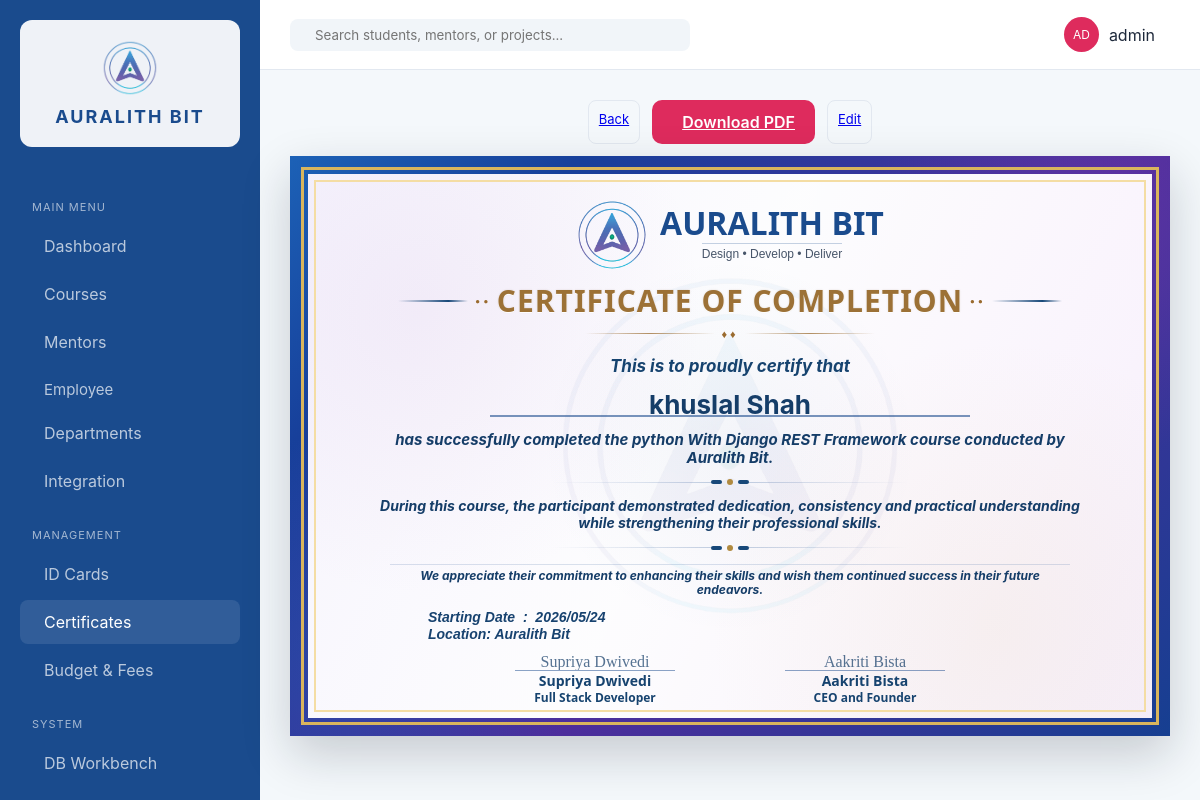
Screenshot of /certificates/5/ (signed in) with the database file from the repository.
### erp_app/models.py (models this page shows, shortened)
class Certificate(models.Model):
    CERTIFICATE_TYPES = [
        ('course', 'Course'),
        ('internship', 'Internship'),
        ('workshop', 'Workshop'),
    ]
    STATUS_CHOICES = [
        ('issued', 'Issued'),
        ('pending', 'Pending'),
        ('revoked', 'Revoked'),
    ]
    student = models.ForeignKey(Student, on_delete=models.CASCADE, related_name='certificates')
    course = models.ForeignKey(Course, on_delete=models.SET_NULL, null=True, blank=True, related_name='certificates')
    certificate_type = models.CharField(max_length=20, choices=CERTIFICATE_TYPES)
    certificate_number = models.CharField(max_length=50, unique=True, editable=False)
    issue_date = models.DateField(auto_now_add=True)
    status = models.CharField(max_length=20, choices=STATUS_CHOICES, default='issued')
    file = models.FileField(upload_to='certificates/', null=True, blank=True)
    program_title = models.CharField(max_length=255, blank=True, help_text='Course, workshop, internship, or certificate program title')
    program_start_date = models.CharField(max_length=40, blank=True, help_text='Display value for the start date, e.g. 2082/11/25')
    location = models.CharField(max_length=150, default='Auralith Bit', blank=True)
    internship_details = models.TextField(blank=True, help_text='Project description, duration, or other internship details')
    authorized_signer_name = models.CharField(max_length=150, default='Supriya Dwivedi', blank=True)
    authorized_signer_title = models.CharField(max_length=150, default='Full Stack Developer', blank=True)
    authorized_signature_text = models.CharField(max_length=150, blank=True, help_text='Optional digital signature text for the dynamic signer')
    created_at = models.DateTimeField(auto_now_add=True)
    class Meta:
        ordering = ['-issue_date']
        permissions = [
            ('can_issue_certificates', 'Can issue certificates'),
        ]
    @property
    def ceo_founder_name(self):
        return 'Aakriti Bista'
    @property
    def ceo_founder_title(self):
        return 'CEO and Founder'
    @property
    def ceo_founder_signature(self):
        return 'Aakriti Bista'
    @property
    def dynamic_signature(self):
        return self.authorized_signature_text or self.authorized_signer_name or 'Authorized Signature'
    @property
    def display_program_title(self):
        if self.program_title:
            return self.program_title
        if self.course:
            return self.course.name
        if self.certificate_type == 'internship':
            return 'Internship Program'
        return self.get_certificate_type_display()
    @property
    def certificate_heading(self):
        if self.certificate_type == 'internship':
            return 'Certificate of Internship'
        return 'Certificate of Completion'
    @property
    def completion_sentence(self):
        if self.certificate_type == 'workshop':
            return f'has successfully completed the {self.display_program_title} workshop conducted by Auralith Bit.'
        if self.certificate_type == 'internship':
            return f'has successfully completed the {self.display_program_title} at Auralith Bit.'
        return f'has successfully completed the {self.display_program_title} course conducted by Auralith Bit.'
    @property
    def certificate_body(self):
        if self.certificate_type == 'workshop':
            return 'During this workshop, the participant demonstrated dedication, creativity and enthusiasm while learning essential frontend development concepts including HTML, CSS and JavaScript along with practical implementation to build responsive and interactive web interfaces.'
        if self.certificate_type == 'internship':
            return self.internship_details or 'During this internship, the participant demonstrated professionalism, technical ability and commitment while contributing to assigned work.'
        return 'During this course, the participant demonstrated dedication, consistency and practical understanding while strengthening their professional skills.'

class Student(models.Model):
    user = models.OneToOneField(User, on_delete=models.CASCADE, null=True, blank=True, related_name='student_profile')
    name = models.CharField(max_length=200)
    email = models.EmailField(unique=True)
    phone = models.CharField(max_length=20, blank=True)
    enrolled_date = models.DateField(auto_now_add=True)
    is_intern = models.BooleanField(default=False)
    class Meta:
        ordering = ['name']

class Course(models.Model):
    STATUS_CHOICES = [
        ('live', 'Live'),
        ('upcoming', 'Upcoming'),
        ('enrollment', 'Enrollment'),
        ('completed', 'Completed'),
    ]
    CATEGORY_CHOICES = [
        ('development', 'Development'),
        ('design', 'UI/UX'),
        ('qa', 'Digital Marketing'),
        ('marketing', 'Graphic Designing'),
    ]
    name = models.CharField(max_length=200)
    mentor = models.ForeignKey(Mentor, on_delete=models.SET_NULL, null=True, blank=True)
    category = models.CharField(max_length=50, choices=CATEGORY_CHOICES, default='development')
    duration_weeks = models.PositiveIntegerField(default=8)
    status = models.CharField(max_length=20, choices=STATUS_CHOICES, default='enrollment')
    description = models.TextField(blank=True)
    syllabus = models.FileField(upload_to='syllabi/', null=True, blank=True)
    students_count = models.PositiveIntegerField(default=0)
    completion_percent = models.PositiveIntegerField(default=0)
    created_at = models.DateTimeField(auto_now_add=True)
    class Meta:
        ordering = ['-created_at']

### erp_app/views.py (the view)
# urls.py: path('certificates/<int:cert_id>/', views.preview_certificate, name='preview_certificate'),
@login_required
def preview_certificate(request, cert_id):
    cert = get_object_or_404(Certificate.objects.select_related('student', 'course'), id=cert_id)
    if not has_role(request.user, SUPER_ADMIN, TEACHING_STAFF, NORMAL_STAFF):
        if not hasattr(request.user, 'student_profile') or request.user.student_profile != cert.student:
            messages.error(request, 'You do not have access to this certificate.')
            return redirect('certificates')
    if cert.certificate_type == 'workshop':
        template_name = 'erp_app/certificate_preview_workshop.html'
    elif cert.certificate_type == 'course':
        template_name = 'erp_app/certificate_preview_course.html'
    else:
        template_name = 'erp_app/certificate_preview_internship.html'
    context = {
        'certificate': cert,
        'is_admin': has_role(request.user, SUPER_ADMIN) or request.user.has_perm('erp_app.can_issue_certificates'),
    }
    return render(request, template_name, context)

### erp_app/templates/erp_app/certificate_preview_course.html (shortened to what this page needs)
{% extends 'erp_app/base.html' %}
{% block content %}
{% include 'erp_app/certificate_preview_base.html' %}
{% endblock %}

### erp_app/templates/erp_app/base.html (shortened to what this page needs)
<!DOCTYPE html>
{% load static %}
<html lang="en">
<head>
    <link rel="stylesheet" href="{% static 'erp_app/css/style.css' %}">
</head>
<body>
    <div class="app-container">
        <aside class="sidebar">
            <div class="brand">
                <img src="{% static 'erp_app/images/AURALITH_logo.png' %}" alt="Auralith Bit Logo" class="sidebar-logo" width="56" height="56">
                <h2>AURALITH BIT</h2>
            </div>
            <nav>
                <p class="nav-label">Main Menu</p>
                <a href="{% url 'dashboard' %}" {% if request.resolver_match.url_name == 'dashboard' %}class="active"{% endif %}> Dashboard</a>
                {% if is_any_staff or is_student or is_intern %}
                <a href="{% url 'courses' %}" {% if request.resolver_match.url_name == 'courses' %}class="active"{% endif %}> Courses</a>
                {% endif %}
                {% if is_teaching_staff or is_super_admin or is_intern or is_student %}
                <a href="{% url 'mentors' %}" {% if request.resolver_match.url_name == 'mentors' %}class="active"{% endif %}> Mentors</a>
                {% endif %}
                {% if is_any_staff or is_intern %}
                <div class="dropdown">
                    <button class="dropdown-btn">
                        <span> Employee</span>
                    </button>
                </div>
                {% endif %}
                {% if is_normal_staff or is_super_admin or is_teaching_staff %}
                <a href="{% url 'departments' %}" {% if request.resolver_match.url_name == 'departments' %}class="active"{% endif %}> Departments</a>
                {% endif %}
                {% if is_any_staff %}
                <a href="{% url 'integration' %}" {% if request.resolver_match.url_name == 'integration' %}class="active"{% endif %}> Integration</a>
                {% endif %}
                <p class="nav-label">Management</p>
                {% if is_normal_staff or is_super_admin or is_teaching_staff %}
                <a href="{% url 'id_generation' %}" {% if request.resolver_match.url_name == 'id_generation' %}class="active"{% endif %}> ID Cards</a>
                {% endif %}
                {% if is_any_staff or is_student or is_intern %}
                <a href="{% url 'certificates' %}" {% if request.resolver_match.url_name == 'certificates' or request.resolver_match.url_name == 'issue_certificate' or request.resolver_match.url_name == 'preview_certificate' %}class="active"{% endif %}> Certificates</a>
                {% endif %}
                {% if is_normal_staff or is_super_admin or is_teaching_staff %}
                <a href="{% url 'budget_fees' %}" {% if request.resolver_match.url_name == 'budget_fees' %}class="active"{% endif %}> Budget & Fees</a>
                {% endif %}
                {% if is_super_admin %}
                <p class="nav-label">System</p>
                <a href="{% url 'workbench' %}" {% if request.resolver_match.url_name == 'workbench' %}class="active"{% endif %}> DB Workbench</a>
                {% endif %}
            </nav>
        </aside>
        <main class="workspace">
            <header class="top-nav">
                <form class="search-box" method="get" action="{% url 'search' %}" autocomplete="off">
                    <input type="text" name="q" id="globalSearch" placeholder="Search students, mentors, or projects..." value="{{ request.GET.q|default_if_none:'' }}" autocomplete="off">
                </form>
                <div class="user-profile" style="position:relative;display:flex;align-items:center;gap:10px;">
                    <div class="avatar">{{ user_initials }}</div>
                    <span>{{ request.user.get_full_name|default:request.user.username }}</span>
                </div>
            </header>
            <div class="content">
                {% block content %}{% endblock %}
            </div>
        </main>
    </div>
</body>
</html>

### erp_app/templates/erp_app/certificate_preview_base.html (shortened to what this page needs)
{% load static %}
<div class="certificate-wrapper">
    {% if not is_pdf %}
    <div class="certificate-actions">
        <a href="{% url 'certificates' %}" class="btn-outline"> Back</a>
        <a href="{% url 'download_certificate' certificate.id %}" class="btn-primary"> Download PDF</a>
        {% if is_admin %}
        <a href="{% url 'admin:erp_app_certificate_change' certificate.id %}" class="btn-outline"> Edit</a>
        {% endif %}
    </div>
    {% endif %}
    <section class="auralith-certificate">
        <div class="certificate-panel">
            <img class="watermark" src="{% static 'erp_app/images/AURALITH_logo.png' %}" alt="">
            <div class="certificate-content">
                <div class="brand-row">
                    <img src="{% static 'erp_app/images/AURALITH_logo.png' %}" alt="Auralith Bit">
                    <div>
                        <div class="brand-name">Auralith Bit</div>
                        <div class="tagline">Design &bull; Develop &bull; Deliver</div>
                    </div>
                </div>
                <div class="title-row">
                    <span class="title-line"></span>
                    <span class="title-dot">&bull;&bull;</span>
                    <h1 class="cert-title">{{ certificate.certificate_heading }}</h1>
                    <span class="title-dot">&bull;&bull;</span>
                    <span class="title-line"></span>
                </div>
                <div class="under-title"><span>&diams;&diams;</span></div>
                <p class="intro">This is to proudly certify that</p>
                <div class="recipient-line">
                    <div class="student-name">{{ certificate.student.name }}</div>
                </div>
                <p class="statement">{{ certificate.completion_sentence }}</p>
                <div class="middle-ornament"><span></span></div>
                <p class="body-copy">{{ certificate.certificate_body }}</p>
                <div class="middle-ornament"><span></span></div>
                <p class="appreciation">We appreciate their commitment to enhancing their skills and wish them continued success in their future endeavors.</p>
                <div class="meta">
                    <p>Starting Date&nbsp; :&nbsp; {% if certificate.program_start_date %}{{ certificate.program_start_date }}{% else %}{{ certificate.issue_date|date:"Y/m/d" }}{% endif %}</p>
                    {% if certificate.location %}
                    <p>Location: {{ certificate.location }}</p>
                    {% endif %}
                </div>
            </div>
            <div class="signatures">
                <div class="signature">
                    <div class="signature-script">{{ certificate.dynamic_signature }}</div>
                    <div class="signature-line"></div>
                    <div class="signature-name">{{ certificate.authorized_signer_name }}</div>
                    <div class="signature-title">{{ certificate.authorized_signer_title }}</div>
                </div>
                <div class="signature">
                    <div class="signature-script">{{ certificate.ceo_founder_signature }}</div>
                    <div class="signature-line"></div>
                    <div class="signature-name">{{ certificate.ceo_founder_name }}</div>
                    <div class="signature-title">{{ certificate.ceo_founder_title }}</div>
                </div>
            </div>
        </div>
    </section>
</div>

### rows the page displays
Certificate: certificate_heading "CERTIFICATE OF COMPLETION", student.name "khuslal Shah", completion_sentence "has successfully completed the python With Django REST Framework course conducted by Auralith Bit.", certificate_body "During this course, the participant demonstrated dedication, consistency and practical understanding while strengthening their professional skills.", issue_date "2026/05/24", location "Auralith Bit", dynamic_signature "Supriya Dwivedi", authorized_signer_name "Supriya Dwivedi", authorized_signer_title "Full Stack Developer", ceo_founder_signature "Aakriti Bista", ceo_founder_name "Aakriti Bista", ceo_founder_title "CEO and Founder"

### other values shown
{{ user_initials }} "AD"
{{ request.user.get_full_name|default:request.user.username }} "admin"
